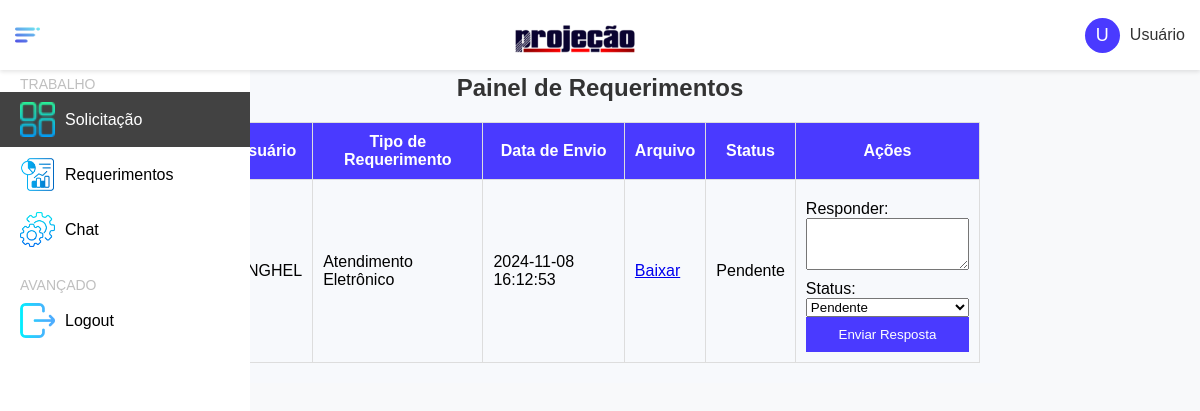
Page /Gataway2/resources/viewsadm/admin_dashboard.php (signed in) on the committed database.
### tables this page shows
CREATE TABLE `requirements` (
  `id` int(11) NOT NULL,
  `user_id` int(11) NOT NULL,
  `requirement_type` varchar(100) NOT NULL,
  `file_path` varchar(255) NOT NULL,
  `upload_date` timestamp NOT NULL DEFAULT current_timestamp(),
  `admin_response` text DEFAULT NULL,
  `status` enum('Pendente','Em Análise','Concluído') DEFAULT 'Pendente'
);

CREATE TABLE `users` (
  `id` int(11) NOT NULL,
  `name` varchar(100) NOT NULL,
  `email` varchar(100) NOT NULL,
  `phone` varchar(20) DEFAULT NULL,
  `password` varchar(255) NOT NULL,
  `created_at` timestamp NOT NULL DEFAULT current_timestamp(),
  `last_document_requested` varchar(100) DEFAULT NULL,
  `request_status` enum('Pendente','Aprovado','Concluido') DEFAULT 'Pendente',
  `request_date` timestamp NULL DEFAULT NULL,
  `last_document_issued` varchar(100) DEFAULT NULL,
  `issued_date` timestamp NULL DEFAULT NULL,
  `document_file` varchar(255) DEFAULT NULL,
  `address` varchar(255) DEFAULT NULL,
  `course` varchar(100) DEFAULT NULL,
  `profile_picture` varchar(255) DEFAULT NULL
);

### Gataway2/resources/viewsadm/admin_dashboard.php (the view, shortened to what this page needs)
<?php
include_once '../../app/Controllers/db.php';
$sql_requirements = "SELECT r.id, r.requirement_type, r.file_path, r.upload_date, r.status, r.admin_response, u.name AS user_name
                     FROM requirements r
                     JOIN users u ON r.user_id = u.id
                     ORDER BY r.upload_date DESC";
$stmt_requirements = $conn->prepare($sql_requirements);
$stmt_requirements->execute();
$requirements = $stmt_requirements->fetchAll(PDO::FETCH_ASSOC);
?>
<?php include(__DIR__ . '/components\headeradm.php'); ?>
<?php include(__DIR__ . '/components\sidebaradm.php'); ?>
<!DOCTYPE html>
<html lang="pt-br">
<head>
</head>
<body>
    <div class="container">
        <br><br><br><h2>Painel de Requerimentos</h2>
        <table class="table">
            <thead>
                <tr>
                    <th>Usuário</th>
                    <th>Tipo de Requerimento</th>
                    <th>Data de Envio</th>
                    <th>Arquivo</th>
                    <th>Status</th>
                    <th>Ações</th>
                </tr>
            </thead>
            <tbody>
                <?php foreach ($requirements as $requirement): ?>
                    <tr>
                        <td><?php echo htmlspecialchars($requirement['user_name']); ?></td>
                        <td><?php echo htmlspecialchars($requirement['requirement_type']); ?></td>
                        <td><?php echo htmlspecialchars($requirement['upload_date']); ?></td>
                        <td>
                            <?php if ($requirement['file_path']): ?>
                                <a href="../../public/uploads/<?php echo htmlspecialchars($requirement['file_path']); ?>" download>Baixar</a>
                            <?php else: ?>
                                Não disponível
                            <?php endif; ?>
                        </td>
                        <td><?php echo htmlspecialchars($requirement['status']); ?></td>
                        <td>
                            <form class="form-response" method="POST">
                                <label>Responder:</label>
                                <textarea name="admin_response"><?php echo htmlspecialchars($requirement['admin_response']); ?></textarea>
                                <label>Status:</label>
                                <select name="status" required>
                                    <option value="Pendente" <?php if ($requirement['status'] === 'Pendente') echo 'selected'; ?>>Pendente</option>
                                </select>
                                <button type="submit">Enviar Resposta</button>
                            </form>
                        </td>
                    </tr>
                <?php endforeach; ?>
            </tbody>
        </table>
    </div>
</body>
</html>

### Gataway2/public/css/sidebar.css (style rules this page uses)
* { margin: 0; padding: 0; box-sizing: border-box; }
body { font-family: Arial, sans-serif; background-color: #f8f9fa; }

### Gataway2/resources/viewsadm/admin_dashboard.php (style rules this page uses)
* { font-family: Arial, sans-serif; }
.container { max-width: 800px; margin: 0 auto; padding: 20px; background-color: #f7f9fc; }
h2 { text-align: center; color: #333; }
.table { width: 100%; border-collapse: collapse; margin-top: 20px; }
.table th, .table td { padding: 10px; border: 1px solid #ddd; }
.table th { background-color: #4a3aff; color: #fff; }
.form-response { margin-top: 10px; display: flex; flex-direction: column; }
textarea { width: 100%; padding: 10px; margin-bottom: 10px; }
.form-response button { padding: 10px; background-color: #4a3aff; color: #fff; border: none; cursor: pointer; }

### rows in the picture
requirements: user.name "HINGHEL", requirement_type "Atendimento Eletrônico", upload_date "2024-11-08 16:12:53", status "Pendente"
